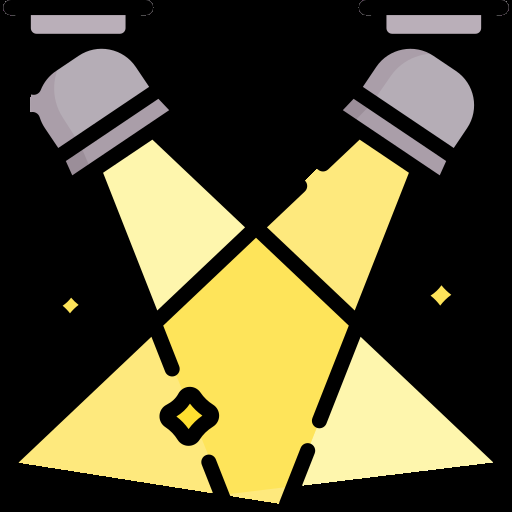
#> input picture assets/spotlight.png, 512 x 512 px; its folder holds only this picture in this run
$ python -i keyframe_selection_utils.py   (imports and definitions only)
#> lines starting #> are read from the running program, lines starting #| are printed output that depends on the picture
#> further down, picture is the input picture: shape (512, 512, 3); mean B, G, R 52.9, 85.2, 91.7
import os
import cv2
import numpy as np
import matplotlib.pyplot as plt
from PIL import Image

def scale(img, xScale, yScale):
    res = cv2.resize(img, None, fx=xScale, fy=yScale, interpolation=cv2.INTER_AREA)
    return res


# [22 lines left out: functions crop, averagePixels, not called in this run]

def convert_frame_to_grayscale(frame):
    grayframe = None
    gray = None
    if frame is not None:
        cv2.cvtColor(frame, cv2.COLOR_BGR2GRAY)
        gray = cv2.cvtColor(frame, cv2.COLOR_BGR2GRAY)
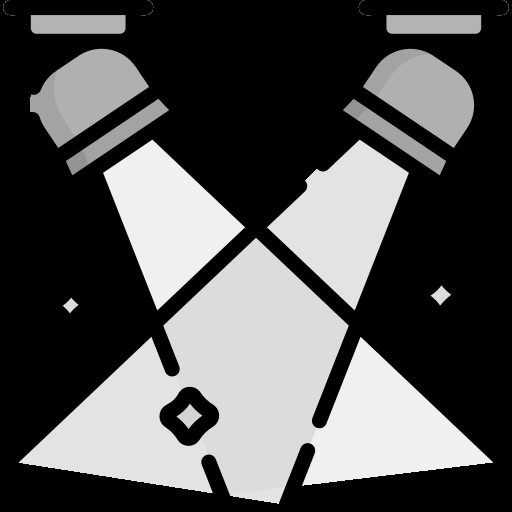
#> gray: shape (512, 512); min 0, max 255, mean 83.5
        gray = scale(gray, 1, 1)
        grayframe = scale(gray, 1, 1)
        gray = cv2.GaussianBlur(gray, (9, 9), 0.0)
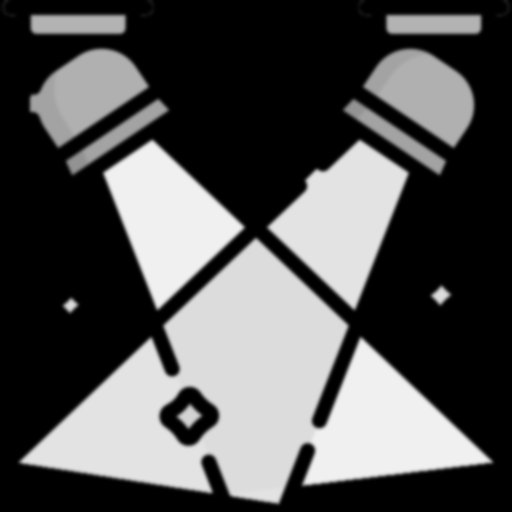
#> gray: shape (512, 512); min 0, max 240, mean 83.5
    return grayframe, gray


def prepare_dirs(keyframePath):
    if not os.path.exists(keyframePath):
        os.makedirs(keyframePath)
def prepare_csv_dirs(csvPath):
    if not os.path.exists(csvPath):
        os.makedirs(csvPath)

# [30 lines left out: functions plot_metrics, save_keyframes_as_video, not called in this run]

>>> import cv2
>>> picture = cv2.imread('../../assets/spotlight.png')
>>> result = convert_frame_to_grayscale(picture)
